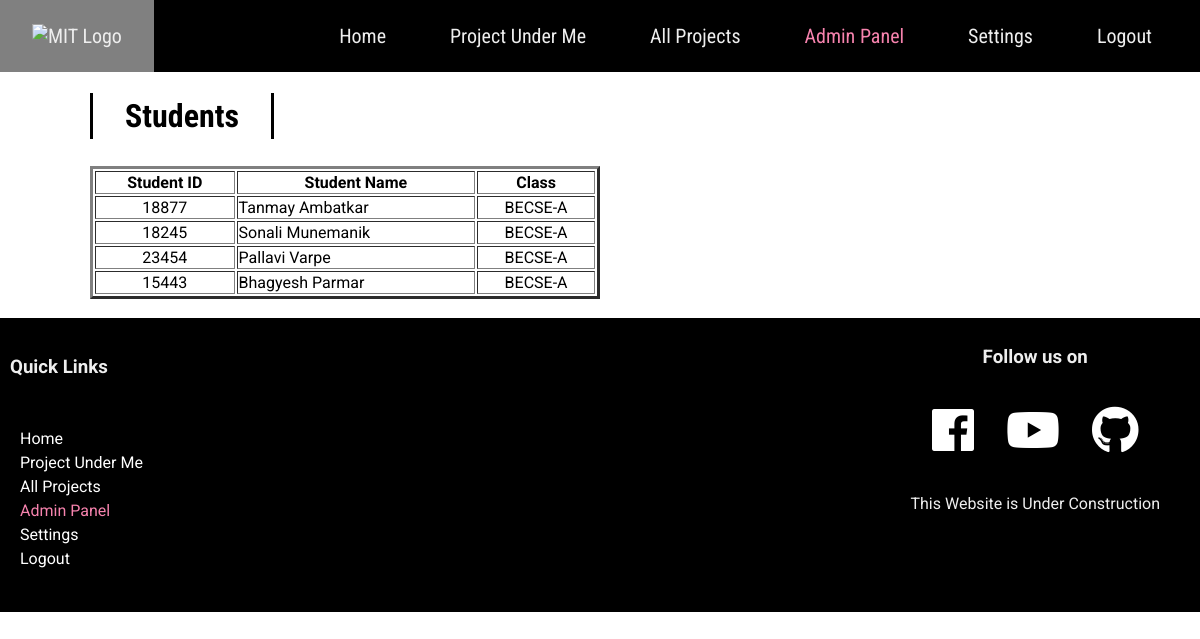
The page /studentlist.php (signed in) on the database its author committed.
### tables this page shows
CREATE TABLE `student` (
  `studid` int(10) NOT NULL,
  `studname` varchar(30) NOT NULL,
  `class` varchar(10) NOT NULL
);

### studentlist.php (the view, shortened to what this page needs)
<!DOCTYPE html>
<html lang="en">
<head>
  <link rel="stylesheet" href="https://use.fontawesome.com/releases/v5.1.0/css/all.css"
>
  <link rel="stylesheet" href="style.css">
</head>
<body>
  <nav>
      <div id="logo-img">
          <a href="#">
              <img src="img/logo.png" alt="MIT Logo">
          </a>
      </div>
      <ul>
                <li>
                    <a href="admin.php">Home</a>
                </li>
                <li>
                   <a href="adminupdate.php">Project Under Me</a>
                </li>
                    <li>
                        <a href="all.php">All Projects</a>
                    </li>
                    <li>
                        <a class="active" href="adpal.php">Admin Panel</a>
                    </li>
                    <li>
                        <a href="#">Settings</a>
                    </li>
                    <li>
                        <a href="logout.php">Logout</a>
                    </li>
      </ul>
  </nav>
  <main>
    <h2 class="page-heading">Students</h2>
<?php
    $host="localhost";
    $dbUsername="root";
    $dbPassword="";
    $dbname="mitcse";
  $conn = new mysqli($host, $dbUsername, $dbPassword, $dbname);
  if (mysqli_connect_error()) {
    die('Connect Error('. mysqli_connect_error().')'. mysqli_connect_error());
  }
  else {
      $sql = "SELECT  studid, studname, class FROM student";
      $result = $conn->query($sql);
if ($result->num_rows > 0) {
   echo " <table border= '3' style='width:50%'>
  <tr>
    <th>Student ID</th>
    <th>Student Name</th>
    <th>Class</th>
  </tr>";
if ($result->num_rows > 0) {
while($row = $result->fetch_assoc()) {
  ?>
   <form method="post" action="studentlist.php">
        <tr>
          <td align="center"><?php $studid=$row["studid"]; echo $row["studid"]; ?></td>
          <td><?php $studname=$row["studname"]; echo $row["studname"]; ?></td>
          <td align="center"> <?php $class=$row["class"]; echo $row["class"]; ?></td>
        </tr>
      </form>
   <?php
 }
}
    echo "</table>";
  }
}
?>
</main><br>
    <footer>
        <div id="left-footer">
            <h3>Quick Links</h3>
            <p>
                <ul>
                    <li>
                        <a href="admin.html">Home</a>
                    </li>
                    <li>
                        <a href="adminupdate.php">Project Under Me</a>
                    </li>
                    <li>
                        <a href="ap.php">All Projects</a>
                    </li>
                    <li>
                        <a class="active" href="adpal.php">Admin Panel</a>
                    </li>
                    <li>
                        <a href="#">Settings</a>
                    </li>
                    <li>
                        <a href="logout.php">Logout</a>
                    </li>
                </ul>
            </p>
        </div>
        <div id="right-footer">
            <h3>Follow us on</h3>
            <div id="social-media-footer">
                <ul>
                    <li>
                        <a href="#">
                            <i class="fab fa-facebook"></i>
                        </a>
                    </li>
                    <li>
                        <a href="#">
                            <i class="fab fa-youtube"></i>
                        </a>
                    </li>
                    <li>
                        <a href="#">
                            <i class="fab fa-github"></i>
                        </a>
                    </li>
                </ul>
            </div>
            <p>This Website is Under Construction</p>
        </div>
    </footer>
</body>
</html>

### style.css (style rules this page uses)
* { box-sizing: border-box; }
body { font-family: "Roboto", sans-serif; margin: 0; }
p { line-height: 1.5; }
main { margin: 0 auto; }
a { text-decoration: none; color: black; }
nav { height: 72px; background: #000000; width: 100%; margin: 0; position: relative; font-family: "Roboto Condensed", sans-serif; font-size: 20px; display: flex; justify-content: space-between; padding: 0 16px 0 0; box-sizing: border-box; z-index: 100; }
nav a { padding: 0 32px; color: #eee; transition: 0.4s; }
nav ul { display: flex; list-style: none; justify-content: space-around; align-items: center; height: 100%; margin: 0; }
.active { color: #f783ae; }
#logo-img { display: flex; height: 100%; background: #030303; padding: 0; align-items: center; color: white; transition: 0.4s; }
#logo-img img { height: 76px; }
footer { background: black; padding: 10px 0 5px 0; color: #eee; display: flex; }
footer a { color: white; }
footer #left-footer { flex: 1; border-right: padding-left: 14px; }
footer #left-footer ul { padding: 20px; list-style: none; line-height: 1.5; }
footer #left-footer h3 { padding: 10px; list-style: none; }
footer #right-footer { padding: 0px; text-align: center; padding-right: 40px; }
footer #social-media-footer a .fa-facebook, footer #social-media-footer a .fa-youtube, footer #social-media-footer a .fa-github { color: white; transition: 0.4s; }
footer #social-media-footer ul { display: flex; list-style: none; justify-content: center; padding: 0; }
footer #social-media-footer ul li { font-size: 48px; padding: 16px; transition: 0.4s; }
.page-heading { font-size:32px; font-family:'Roboto Condensed', sans-serif; border-left:3px solid black; border-right:3px solid black; transition: all 0.4s; display:inline-block; padding:4px 32px; margin-top: 21px; }
@media (min-width: 720px) { main { width: 95%; } }
@media (min-width: 1200px) { main { width: 85%; } }

### rows shown on the page
student: studid "18877", studname "Tanmay Ambatkar", class "BECSE-A"
student: studid "18245", studname "Sonali Munemanik", class "BECSE-A"
student: studid "23454", studname "Pallavi Varpe", class "BECSE-A"
student: studid "15443", studname "Bhagyesh Parmar", class "BECSE-A"
